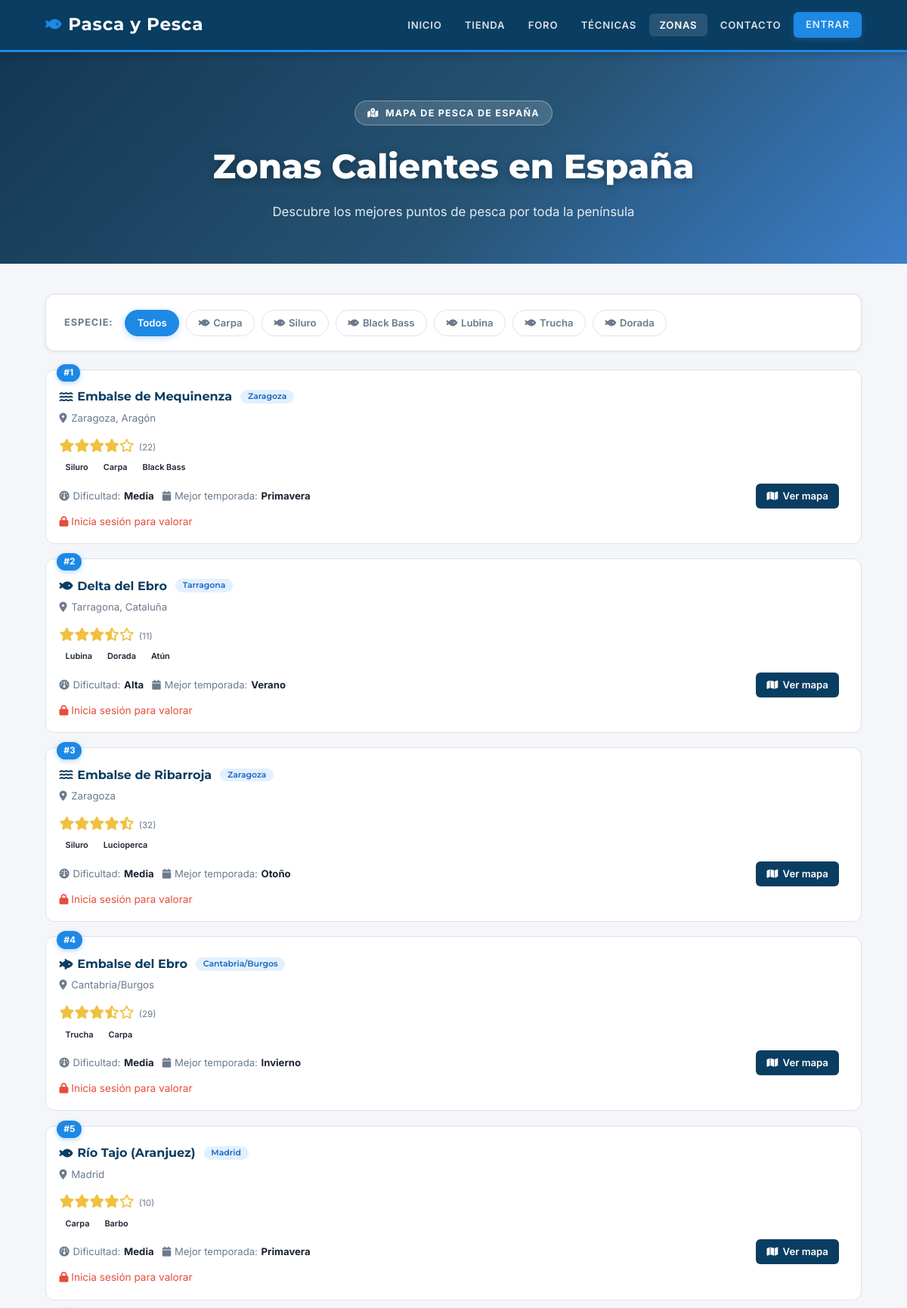
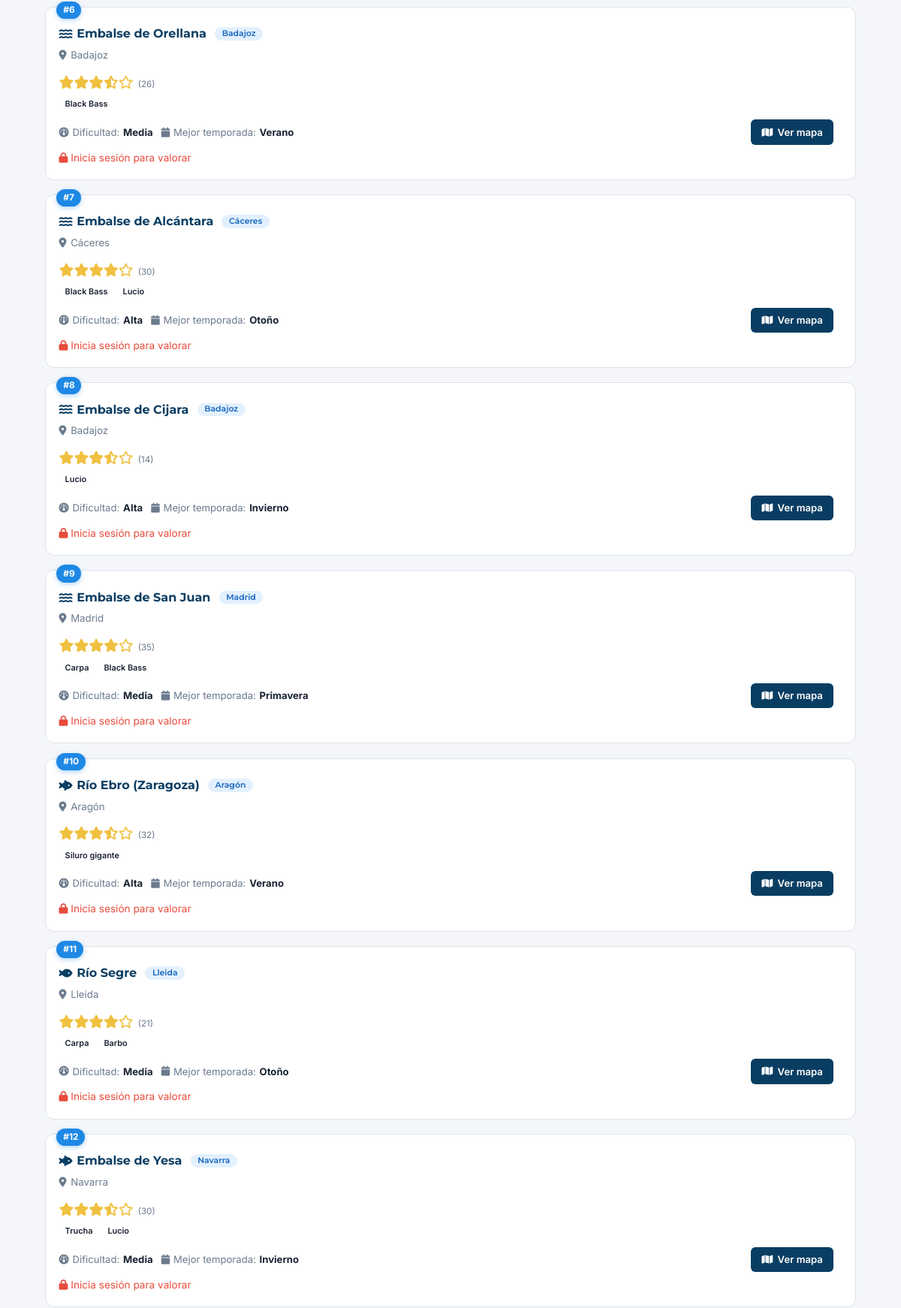
Screenshot of /zonasCalientes.php (upper part) with the database file from the repository (2 pictures, top to bottom).
### tables this page shows
CREATE TABLE IF NOT EXISTS zonas_calientes (
    id INT PRIMARY KEY AUTO_INCREMENT,
    nombre VARCHAR(150) NOT NULL,
    descripcion LONGTEXT,
    ubicacion VARCHAR(200),
    coordenadas_lat DECIMAL(10, 8),
    coordenadas_long DECIMAL(11, 8),
    especie_principal VARCHAR(100),
    temporada_best VARCHAR(100),
    dificultad VARCHAR(20),
    imagen VARCHAR(500),
    created_at TIMESTAMP DEFAULT CURRENT_TIMESTAMP,
    FULLTEXT INDEX ft_nombre_descripcion (nombre, descripcion)
);

### zonasCalientes.php (the view, shortened to what this page needs)
<?php
$usuario_logueado = isset($_SESSION['user_id']);
$valoraciones = [
  1=>4.2, 2=>3.8, 3=>4.5, 4=>3.9, 5=>4.0,
  6=>3.5, 7=>4.1, 8=>3.7, 9=>4.3, 10=>3.6,
  11=>4.0, 12=>3.8, 13=>4.2, 14=>3.9, 15=>4.1,
  16=>3.7, 17=>3.9, 18=>4.3, 19=>4.0, 20=>4.1
];
?>
<!DOCTYPE html>
<html lang="es">
<head>
<link rel="stylesheet" href="styles.css" />
</head>
<body>
<header>
<div class="container">
<nav>
  <a href="index.php" class="logo"><i class="fa-solid fa-fish"></i> Pasca y Pesca</a>
  <ul class="nav-links">
    <li><a href="index.php">Inicio</a></li>
    <li><a href="tienda.php">Tienda</a></li>
    <li><a href="foro.php">Foro</a></li>
    <li><a href="tecnicas.php">Técnicas</a></li>
    <li><a href="zonasCalientes.php" class="active">Zonas</a></li>
        <li><a href="contacto.php">Contacto</a></li>
    <?php if($usuario_logueado): ?>
    <li><a href="carrito.php"><i class="fa-solid fa-cart-shopping"></i> Carrito</a></li>
    <li><a class="profile-link" href="editarPerfil.php" title="Mi perfil"><i class="fa-solid fa-user"></i></a></li>
    <?php else: ?>
    <li><a href="login.php" class="btn btn-primary" style="padding:.42rem 1rem;font-size:.82rem;">Entrar</a></li>
    <?php endif; ?>
  </ul>
</nav>
</div>
</header>
<div class="zona-hero">
  <div class="container">
    <span class="hero-badge"><i class="fa-solid fa-map-location-dot"></i> &nbsp;Mapa de pesca de España</span>
    <h1>Zonas Calientes en España</h1>
    <p>Descubre los mejores puntos de pesca por toda la península</p>
  </div>
</div>
<main class="container" style="padding-top:2.5rem;">
<div class="filter-bar">
  <span class="filter-label">Especie:</span>
  <span class="filter-pill active" data-filter="all">Todos</span>
  <span class="filter-pill" data-filter="Carpa"><i class="fa-solid fa-fish"></i> Carpa</span>
  <span class="filter-pill" data-filter="Siluro"><i class="fa-solid fa-fish"></i> Siluro</span>
  <span class="filter-pill" data-filter="Black Bass"><i class="fa-solid fa-fish"></i> Black Bass</span>
  <span class="filter-pill" data-filter="Lubina"><i class="fa-solid fa-fish"></i> Lubina</span>
  <span class="filter-pill" data-filter="Trucha"><i class="fa-solid fa-fish"></i> Trucha</span>
  <span class="filter-pill" data-filter="Dorada"><i class="fa-solid fa-fish"></i> Dorada</span>
</div>
<?php
$db_host = getenv('DB_HOST') ?: 'localhost';
$db_user = getenv('DB_USER') ?: 'usuarioapp';
$db_pass = getenv('DB_PASSWORD') ?: '1234';
$db_name = getenv('DB_NAME') ?: 'pescaypesca';
$db_port = getenv('DB_PORT') ?: 3306;
$conn = new mysqli($db_host, $db_user, $db_pass, $db_name, $db_port);
$conn->set_charset("utf8");
$zonas = [];
$sql = "SELECT id, nombre, ubicacion, especie_principal, dificultad, imagen FROM zonas_calientes ORDER BY id ASC";
$res = $conn->query($sql);
if ($res) {
  while ($row = $res->fetch_assoc()) {
    $zonas[] = $row;
  }
}
$i = 1;
foreach($zonas as $z) {
  $media = $valoraciones[$i] ?? 4.0;
  $icono = '<i class="fa-solid fa-fish"></i>';
  $especie = strtolower($z['especie_principal']);
  if(strpos($especie, 'black bass') !== false) $icono = '<i class="fa-solid fa-water"></i>';
  elseif(strpos($especie, 'trucha') !== false) $icono = '<i class="fa-solid fa-fish-fins"></i>';
  elseif(strpos($especie, 'lubina') !== false) $icono = '<i class="fa-solid fa-fish"></i>';
  elseif(strpos($especie, 'lucio') !== false) $icono = '<i class="fa-solid fa-water"></i>';
  elseif(strpos($especie, 'carpa') !== false) $icono = '<i class="fa-solid fa-fish"></i>';
  elseif(strpos($especie, 'atún') !== false) $icono = '<i class="fa-solid fa-water"></i>';
  elseif(strpos($especie, 'siluro') !== false) $icono = '<i class="fa-solid fa-fish-fins"></i>';
  $provincia = explode(',', $z['ubicacion'])[0];
  $provincia = trim($provincia);
  $temporadas = ['Primavera', 'Verano', 'Otoño', 'Invierno'];
  $temporada = $temporadas[($i-1)%count($temporadas)];
  $valoraciones_count = rand(7, 38);
  echo '<div class="zona-card" data-peces="'.htmlspecialchars($z['especie_principal']).'" style="padding:1.1rem 1.1rem;gap:0.7rem;">';
  echo '<div style="display:flex;flex-direction:column;gap:.13rem;min-width:0;">';
  echo '<span class="zona-num" style="font-size:.74rem;padding:.13rem .55rem;top:-.5rem;left:.9rem;">#'.$i.'</span>';
  echo '<h3 style="display:flex;align-items:center;gap:.35rem;font-size:1rem;margin-bottom:.18rem;margin-top:.3rem;">'.$icono.' '.htmlspecialchars($z['nombre']).'
    <span class="badge" style="background:#e3f0fd;color:#1565c0;margin-left:.35rem;font-size:.68rem;padding:.18rem .6rem;line-height:1.1;">'.$provincia.'</span>
  </h3>';
  echo '<p class="zona-loc" style="font-size:.83rem;margin-bottom:.18rem;">'.
    '<i class="fa-solid fa-location-dot"></i> '.htmlspecialchars($z['ubicacion']).'</p>';
  echo '<div class="estrellas" data-zona="'.$i.'" data-media="'.$media.'" style="font-size:.97em;margin-bottom:.13rem;">';
  for($s=1;$s<=5;$s++){
    if($media >= $s){
      echo '<i class="fa-solid fa-star activa" data-star="'.$s.'"></i>';
    } elseif($media >= $s-0.5){
      echo '<i class="fa-solid fa-star-half-stroke activa" data-star="'.$s.'"></i>';
    } else {
      echo '<i class="fa-regular fa-star" data-star="'.$s.'"></i>';
    }
  }
  echo '<span style="color:var(--muted);font-size:.75em;margin-left:.38rem;">('.$valoraciones_count.')</span>';
  echo '</div>';
  echo '<div class="zona-tags" style="gap:.25rem;margin-bottom:.3rem;">';
  foreach(explode(",", $z['especie_principal']) as $tag){
    echo '<span class="badge" style="font-size:.68em;padding:.15rem .5rem;">'.trim($tag).'</span>';
  }
  echo '</div>';
  echo '<div style="display:flex;align-items:center;gap:1.1rem;margin-top:.18rem;">';
  echo '<div class="zona-meta" style="gap:.7rem;font-size:.82em;">';
  echo '<span><i class="fa-solid fa-gauge"></i> Dificultad: <strong>'.htmlspecialchars($z['dificultad']).'</strong></span>';
  echo '<span><i class="fa-solid fa-calendar"></i> Mejor temporada: <strong>'.$temporada.'</strong></span>';
  echo '</div>';
  echo '<a href="'.htmlspecialchars($z['imagen']).'" target="_blank" class="btn-mapa" style="margin-left:auto;padding:.38rem .9rem;font-size:.82em;">'
    .'<i class="fa-solid fa-map"></i> Ver mapa</a>';
  echo '</div>';
  if(!$usuario_logueado){
    echo '<p class="no-login" style="margin-top:.3rem;">'
      .'<i class="fa-solid fa-lock"></i> Inicia sesión para valorar</p>';
  }
  echo '</div>';
  echo '</div>';
  $i++;
}
?>
</main>
</body>
</html>

### zonasCalientes.php (style rules this page uses)
.zona-hero { background: linear-gradient(135deg, rgba(7,45,73,.95) 0%, rgba(10,61,98,.88) 55%, rgba(21,101,192,.82) 100%); padding: 4rem 0 3.5rem; text-align: center; color: #fff; }
.zona-hero .hero-badge { display: inline-block; background: rgba(255,255,255,.15); border: 1px solid rgba(255,255,255,.35); color: #fff; font-size: .78rem; letter-spacing: .1em; text-transform: uppercase; font-weight: 700; padding: .35rem 1rem; border-radius: 99px; margin-bottom: 1.2rem; backdrop-filter: blur(4px); }
.zona-hero h1 { font-family: 'Montserrat', sans-serif; font-size: clamp(1.8rem, 4vw, 2.8rem); font-weight: 800; margin-bottom: .6rem; text-shadow: 0 2px 12px rgba(0,0,0,.3); }
.zona-hero p { font-size: 1.05rem; opacity: .88; max-width: 500px; margin: 0 auto; }
.estrellas { margin: .6rem 0; }
.estrellas i { cursor: pointer; font-size: 1.1rem; transition: transform .15s; }
.no-login { color: var(--danger); font-size: .85rem; margin-top: .5rem; }

### rows the page displays
zonas_calientes: nombre "Embalse de Mequinenza", ubicacion "Zaragoza", ubicacion "Zaragoza, Aragón", especie_principal "Siluro", especie_principal "Carpa", especie_principal "Black Bass", dificultad "Media", temporada "Primavera"
zonas_calientes: nombre "Delta del Ebro", ubicacion "Tarragona", ubicacion "Tarragona, Cataluña", especie_principal "Lubina", especie_principal "Dorada", especie_principal "Atún", dificultad "Alta", temporada "Verano"
zonas_calientes: nombre "Embalse de Ribarroja", ubicacion "Zaragoza", especie_principal "Siluro", especie_principal "Lucioperca", dificultad "Media", temporada "Otoño"
zonas_calientes: nombre "Embalse del Ebro", ubicacion "Cantabria/Burgos", especie_principal "Trucha", especie_principal "Carpa", dificultad "Media", temporada "Invierno"
zonas_calientes: nombre "Río Tajo (Aranjuez)", ubicacion "Madrid", especie_principal "Carpa", especie_principal "Barbo", dificultad "Media", temporada "Primavera"
zonas_calientes: nombre "Embalse de Orellana", ubicacion "Badajoz", especie_principal "Black Bass", dificultad "Media", temporada "Verano"
zonas_calientes: nombre "Embalse de Alcántara", ubicacion "Cáceres", especie_principal "Black Bass", especie_principal "Lucio", dificultad "Alta", temporada "Otoño"
zonas_calientes: nombre "Embalse de Cijara", ubicacion "Badajoz", especie_principal "Lucio", dificultad "Alta", temporada "Invierno"
zonas_calientes: nombre "Embalse de San Juan", ubicacion "Madrid", especie_principal "Carpa", especie_principal "Black Bass", dificultad "Media", temporada "Primavera"
zonas_calientes: nombre "Río Ebro (Zaragoza)", ubicacion "Aragón", especie_principal "Siluro gigante", dificultad "Alta", temporada "Verano"
zonas_calientes: nombre "Río Segre", ubicacion "Lleida", especie_principal "Carpa", especie_principal "Barbo", dificultad "Media", temporada "Otoño"
zonas_calientes: nombre "Embalse de Yesa", ubicacion "Navarra", especie_principal "Trucha", especie_principal "Lucio", dificultad "Media", temporada "Invierno"
